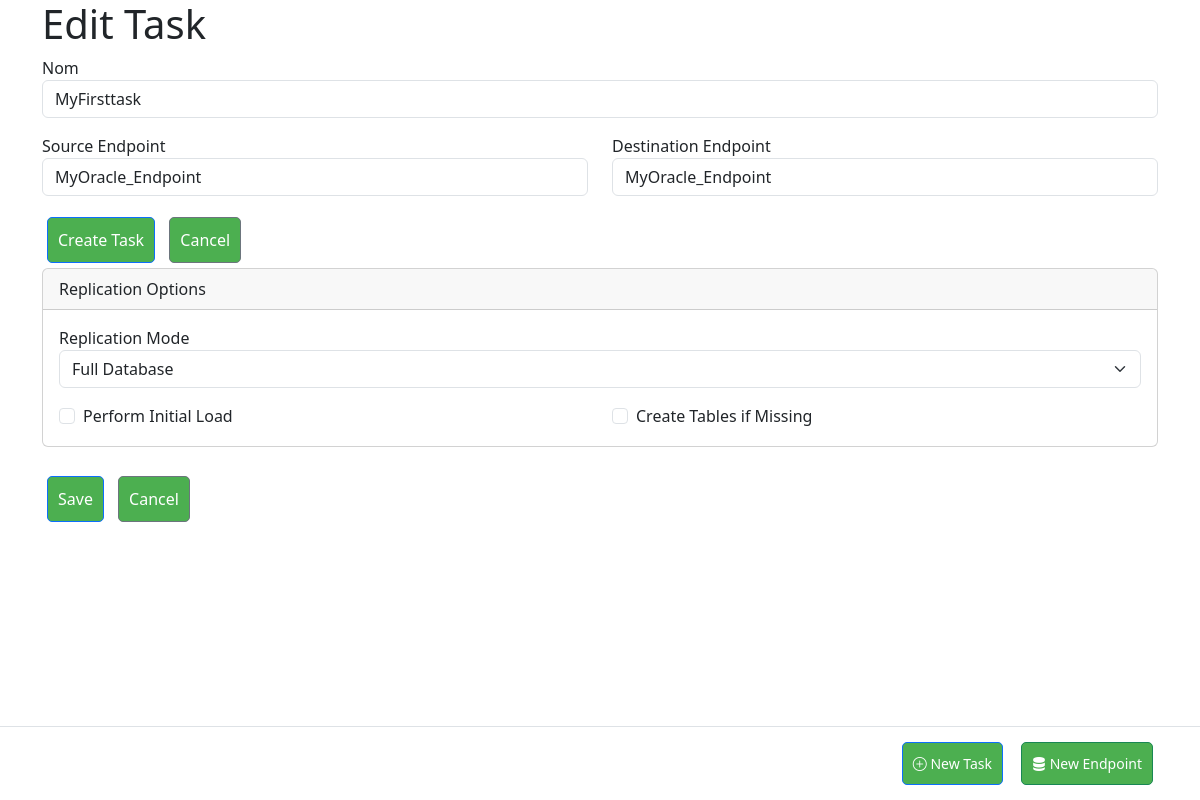
Screenshot of /task/edit/1 with the database file from the repository.
### app/models/task.py (models this page shows, shortened)
class ReplicationTask(db.Model):
    __tablename__ = 'replication_task'
    id = db.Column(db.Integer, primary_key=True)
    name = db.Column(db.String(120), unique=True, nullable=False)
    source_id = db.Column(db.Integer, db.ForeignKey('endpoint.id'), nullable=False)
    destination_id = db.Column(db.Integer, db.ForeignKey('endpoint.id'), nullable=False)
    tables = db.Column(db.JSON)
    cdc_type = db.Column(db.String(20))
    cdc_config = db.Column(db.JSON)
    status = db.Column(db.String(20), default='stopped')
    options = db.Column(db.JSON)
    last_position = db.Column(db.JSON)
    created_at = db.Column(db.DateTime, default=db.func.now())
    tables = db.Column(db.JSON)  # Store selected tables
    initial_load = db.Column(db.Boolean, default=False)
    create_tables = db.Column(db.Boolean, default=True)
    replication_mode = db.Column(db.String(20), default='full')  # full/partial
    source = db.relationship('Endpoint', foreign_keys=[source_id], backref='source_tasks')
    destination = db.relationship('Endpoint', foreign_keys=[destination_id], backref='destination_tasks')

### app/web/routes.py (the view, shortened to what this page needs)
@bp.route('/task/create', methods=['GET', 'POST'])
@bp.route('/task/edit/<int:task_id>', methods=['GET', 'POST'])
def edit_task(task_id=None):
    task = ReplicationTask.query.get_or_404(task_id) if task_id else None
    form = TaskForm(obj=task)
    all_endpoints = Endpoint.query.all()
    form.source.choices = [(str(e.id), e.name) for e in all_endpoints]
    form.destination.choices = [(str(e.id), e.name) for e in all_endpoints]
    if task and task.tables:
        form.tables.data = ', '.join(task.tables)
    return render_template('edit_task.html', form=form, task=task)

### app/forms.py
class TaskForm(FlaskForm):
    name = StringField('Nom', validators=[
        DataRequired(),
        Length(min=3, max=50)
    ])
    source = SelectField('Source Endpoint', choices=[])
    destination = SelectField('Destination Endpoint', choices=[])
    submit = SubmitField('Create Task')
    tables = TextAreaField('Tables to Replicate (comma-separated)')
    initial_load = BooleanField('Perform Initial Load')
    create_tables = BooleanField('Create Tables if Missing', default=True)
    replication_mode = SelectField('Replication Mode', choices=[
        ('full', 'Full Database'),
        ('partial', 'Selected Tables')
    ])

### app/models/endpoint.py (called while the page is built)
    def __repr__(self):
        return f'<Endpoint {self.name}>'

### app/web/templates/edit_task.html (shortened to what this page needs)
{% extends "base.html" %}
{% block content %}
<h1>Edit Task</h1>
<form method="POST">
    <div class="mb-3">
        {{ form.name.label }} {{ form.name(class="form-control") }}
    </div>
    <div class="row">
        <div class="col-md-6">
            {{ form.source.label }} {{ form.source(class="form-control") }}
        </div>
        <div class="col-md-6">
            {{ form.destination.label }} {{ form.destination(class="form-control") }}
        </div>
    </div>
    <div class="mt-3">
        {{ form.submit(class="btn btn-primary") }}
        <a href="{{ url_for('web.dashboard') }}" class="btn btn-secondary">Cancel</a>
    </div>
</form>
        <div class="card mb-3">
            <div class="card-header">Replication Options</div>
            <div class="card-body">
                <div class="mb-3">
                    {{ form.replication_mode.label }}
                    {{ form.replication_mode(class="form-select") }}
                </div>
                <div class="row">
                    <div class="col-md-6">
                        <div class="form-check">
                            {{ form.initial_load(class="form-check-input") }}
                            {{ form.initial_load.label(class="form-check-label") }}
                        </div>
                    </div>
                    <div class="col-md-6">
                        <div class="form-check">
                            {{ form.create_tables(class="form-check-input") }}
                            {{ form.create_tables.label(class="form-check-label") }}
                        </div>
                    </div>
                </div>
            </div>
        </div>
        <div class="mt-4">
            <button type="submit" class="btn btn-primary">Save</button>
            <a href="{{ url_for('web.dashboard') }}" class="btn btn-secondary">Cancel</a>
        </div>
{% endblock %}

### app/static/css/dashboard.css (style rules this page uses)
.btn { background: #4CAF50; color: white; padding: 10px; border-radius: 5px; text-decoration: none; margin: 5px; }

### app/web/templates/base.html (style rules this page uses)
body { padding-bottom: 70px; }

### rows the page displays
ReplicationTask: name "MyFirsttask", source "MyOracle_Endpoint", destination "MyOracle_Endpoint", replication_mode "Full Database"
